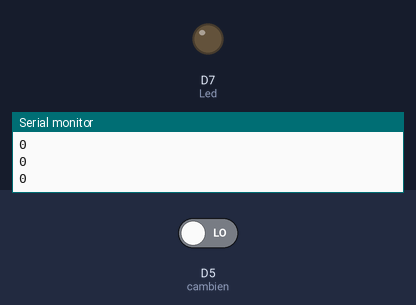
Recording of a sketch running on a simulated ESP8266 (NodeMCU). Shown: output pins drawn as LEDs (lit = HIGH), the last lines printed to the serial monitor. The inputs (shaded band) are chosen by the test bench; at power-on: D5 (cambien) LOW.

Above: at 1.8 s.
1.9 s: D5 (cambien) driven HIGH
At 3.2 s:
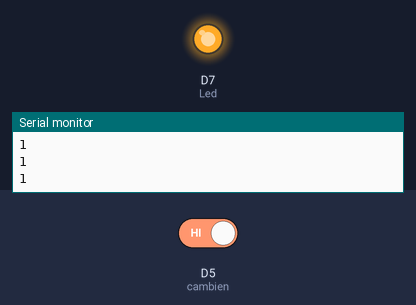
3.5 s: D5 (cambien) driven LOW
At 4.4 s:
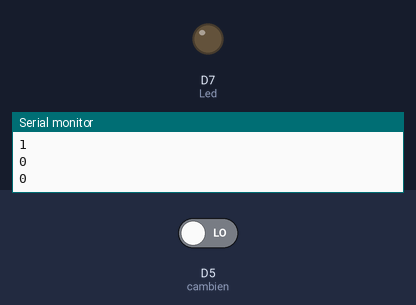
Timing chart, 0 to 6.5 s (numbered marks = the images above; inputs shaded):
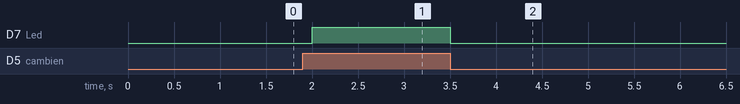

The sketch:

CamBienAnhSang.ino
```cpp
int cambien = D5;  // khai báo chân digital 10 cho cảm biến

int Led = D7;  //kháo báo chân digital 8 cho đèn LED

void setup() {
  Serial.begin(9600);
  pinMode(Led, OUTPUT);  //pinMode xuất tín hiệu đầu ra cho led

  pinMode(cambien, INPUT);  //pinMode nhận tín hiệu đầu vào cho cảm biê
}

void loop() {

  int value = digitalRead(cambien);  //lưu giá trị cảm biến vào biến value
  if (value == 1) {
    digitalWrite(Led, HIGH);  //xuất giá trị ra đèn LED
  } else {
    digitalWrite(Led, LOW);
  }

  Serial.println(value);

  delay(500);
}
```

Measured:
- after the input at 1.9 s, D7 (Led): LOW → HIGH after 0.10 s
- after the input at 3.5 s, D7 (Led): HIGH → LOW at once
